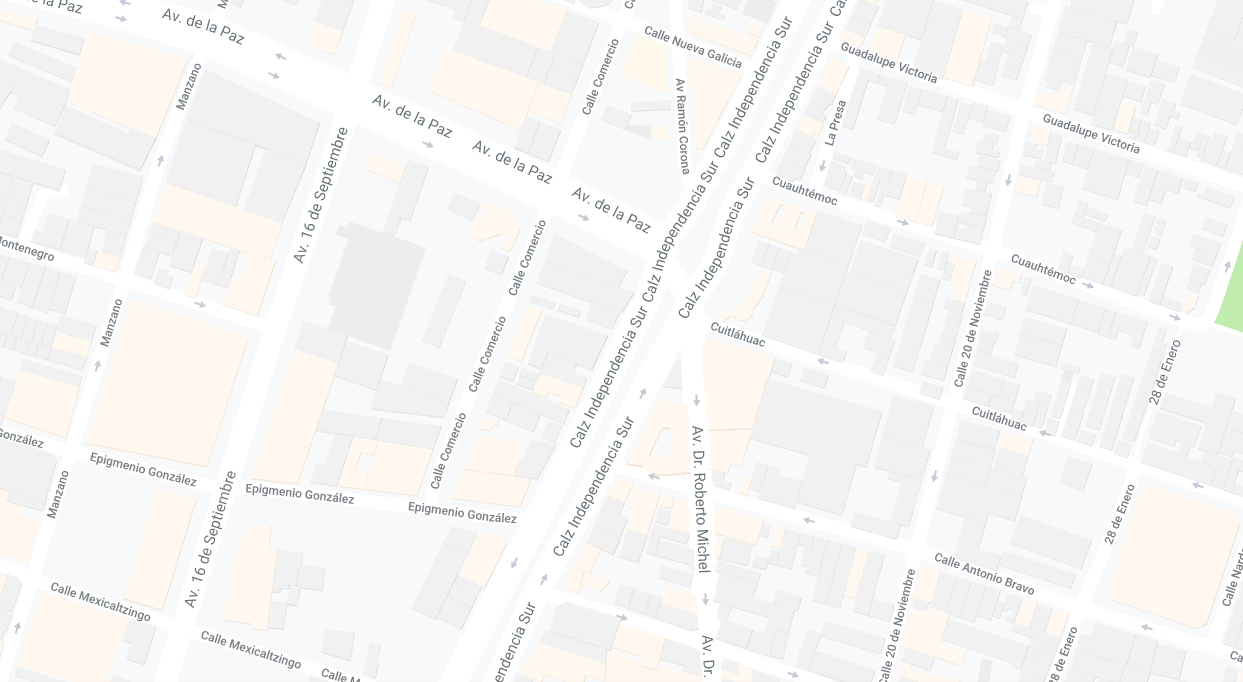
#> input picture Python_Doc/Analisis_Algoritmos/busquedasAlgoritmos/mapa2.png, 1243 x 682 px; its folder holds 4 pictures in this run
$ python idk.py
#> lines starting #> are read from the running program, lines starting #| are printed output that depends on the picture; after the words box and inside, x2 and y2 are one past the last pixel; in counts of white or black regions, pixels touching at a corner belong together
# -*- coding: utf-8 -*-
import cv2
import numpy as np
import os, sys

os.environ.setdefault('QT_QPA_PLATFORM', 'xcb')

BASE_DIR   = os.path.dirname(os.path.abspath(__file__))
nombreMapa = "2"
map_path   = os.path.join(BASE_DIR, f"mapa{nombreMapa}.png")

mapa = cv2.imread(map_path)
#> mapa is the input picture: shape (682, 1243, 3); mean B, G, R 244, 245, 245.5
gray = cv2.cvtColor(mapa, cv2.COLOR_BGR2GRAY)

# ── Opción 1: CLAHE ──────────────────────────────────────────────────────────
clahe    = cv2.createCLAHE(clipLimit=3.0, tileGridSize=(8, 8))
gray_cl  = clahe.apply(gray)

# ── Opción 2: Normalización lineal ───────────────────────────────────────────
gray_nm  = cv2.normalize(gray, None, 0, 255, cv2.NORM_MINMAX)
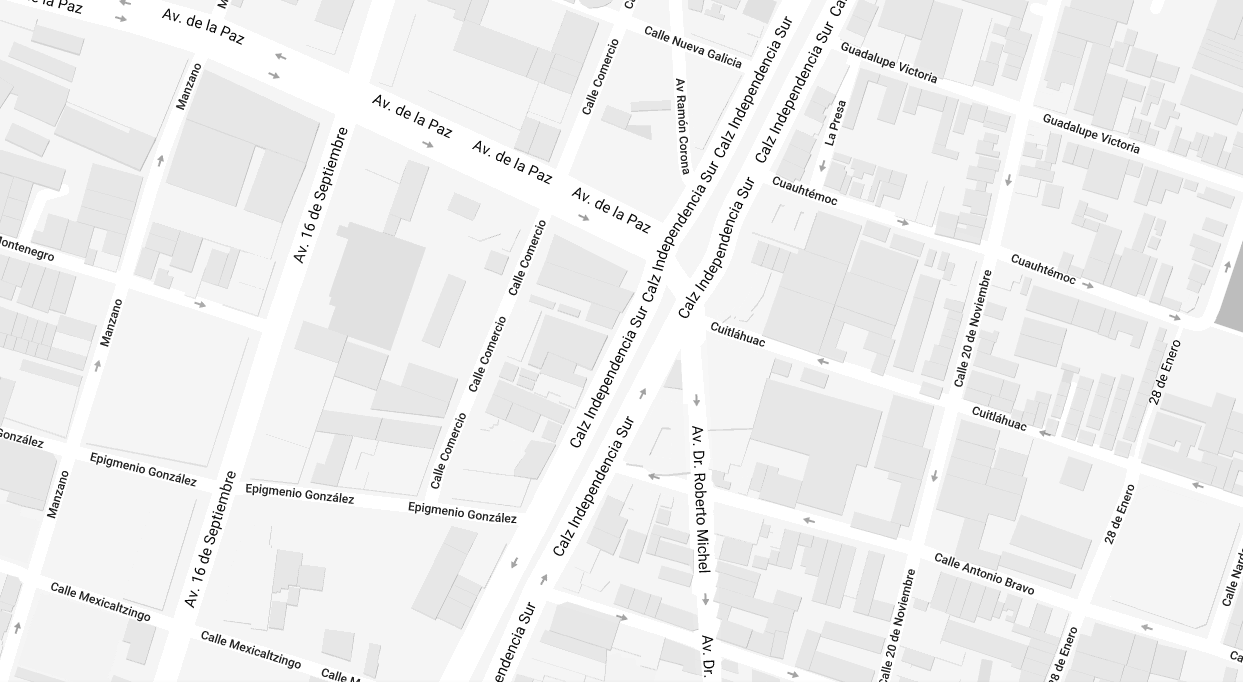
#> gray_nm: shape (682, 1243); min 0, max 255, mean 238.2

# ── Opción 3: Alpha/Beta manual ──────────────────────────────────────────────
gray_ab  = cv2.convertScaleAbs(gray, alpha=1.0, beta=-40)
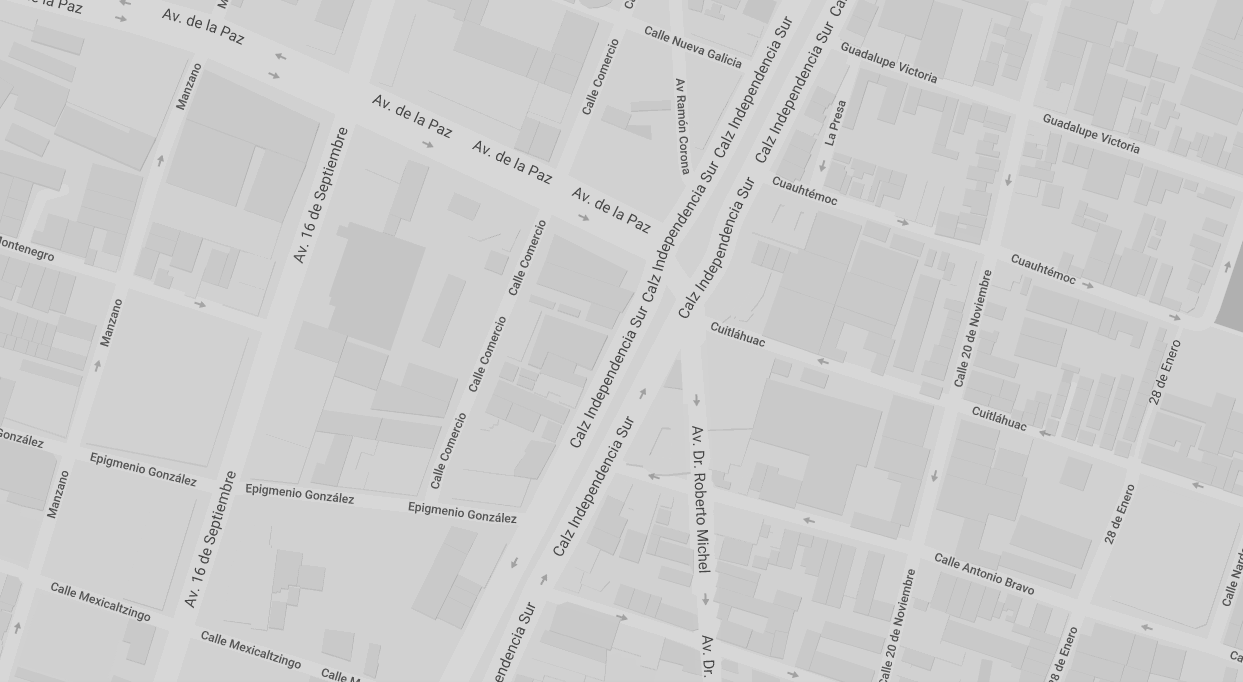
#> gray_ab: shape (682, 1243); min 64, max 215, mean 205.1

# ── Umbralización sobre cada una ─────────────────────────────────────────────
def pipeline(g, nombre):
#> called with nombre = 'CLAHE'
    kernel    = np.ones((11, 11), np.uint8)
    _, th     = cv2.threshold(g, 200, 255, cv2.THRESH_BINARY_INV)
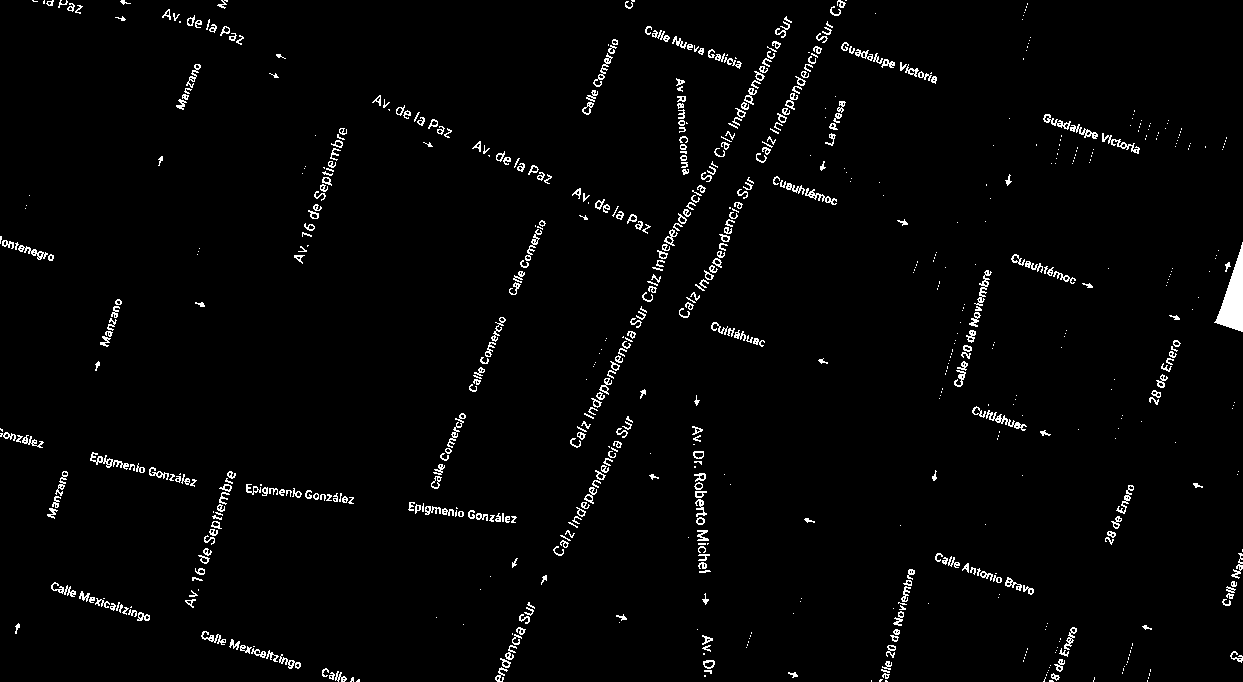
#> th: shape (682, 1243); 2.4% white in thin lines or dots
    th        = cv2.morphologyEx(th, cv2.MORPH_CLOSE, kernel)
#> th: shape (682, 1243); 4.4% white; 254 white regions (174 under 20 px), largest, box (x1, y1, x2, y2) and area: (570, 16, 792, 448) 3972, (756, 0, 847, 163) 1476, (945, 270, 992, 387) 1471
    th        = cv2.dilate(th, np.ones((7, 7), np.uint8), iterations=1)
#> th: shape (682, 1243); 10.1% white; 152 white regions, largest, box (x1, y1, x2, y2) and area: (567, 13, 795, 451) 7932, (753, 0, 850, 166) 2988, (1040, 107, 1172, 167) 2880
    zona_libre = cv2.bitwise_not(th)
    cv2.imshow(f'zona libre [{nombre}]', zona_libre)
    return zona_libre

cv2.imshow('original', gray)
th_clahe = pipeline(gray_cl, 'CLAHE')
th_norm  = pipeline(gray_nm, 'Normalize')
#> in pipeline (call 2), `_, th     = cv2.threshold(g, 200, 255, cv2.THRESH_BINARY_INV)`: th: shape (682, 1243); 2.6% white in thin lines or dots
#> in pipeline (call 2), `th        = cv2.morphologyEx(th, cv2.MORPH_CLOSE, kernel)`: th: shape (682, 1243); 4.6% white; 522 white regions (441 under 20 px), largest, box (x1, y1, x2, y2) and area: (570, 16, 792, 448) 4334, (755, 0, 847, 163) 1531, (945, 270, 992, 387) 1471
#> in pipeline (call 2), `th        = cv2.dilate(th, np.ones((7, 7), np.uint8), iterations=1)`: th: shape (682, 1243); 11.3% white; 200 white regions, largest, box (x1, y1, x2, y2) and area: (567, 13, 795, 451) 8954, (752, 0, 850, 166) 3046, (550, 413, 637, 559) 2677
th_ab    = pipeline(gray_ab, 'Alpha-Beta')
#> call 3 of pipeline, with nombre = 'Alpha-Beta'
#> in pipeline (call 3), `_, th     = cv2.threshold(g, 200, 255, cv2.THRESH_BINARY_INV)`: th: shape (682, 1243); 7.2% white; 1124 white regions (656 under 20 px), largest, box (x1, y1, x2, y2) and area: (252, 167, 442, 497) 9067, (1214, 241, 1243, 332) 1282, (752, 213, 919, 363) 849
#> in pipeline (call 3), `th        = cv2.morphologyEx(th, cv2.MORPH_CLOSE, kernel)`:
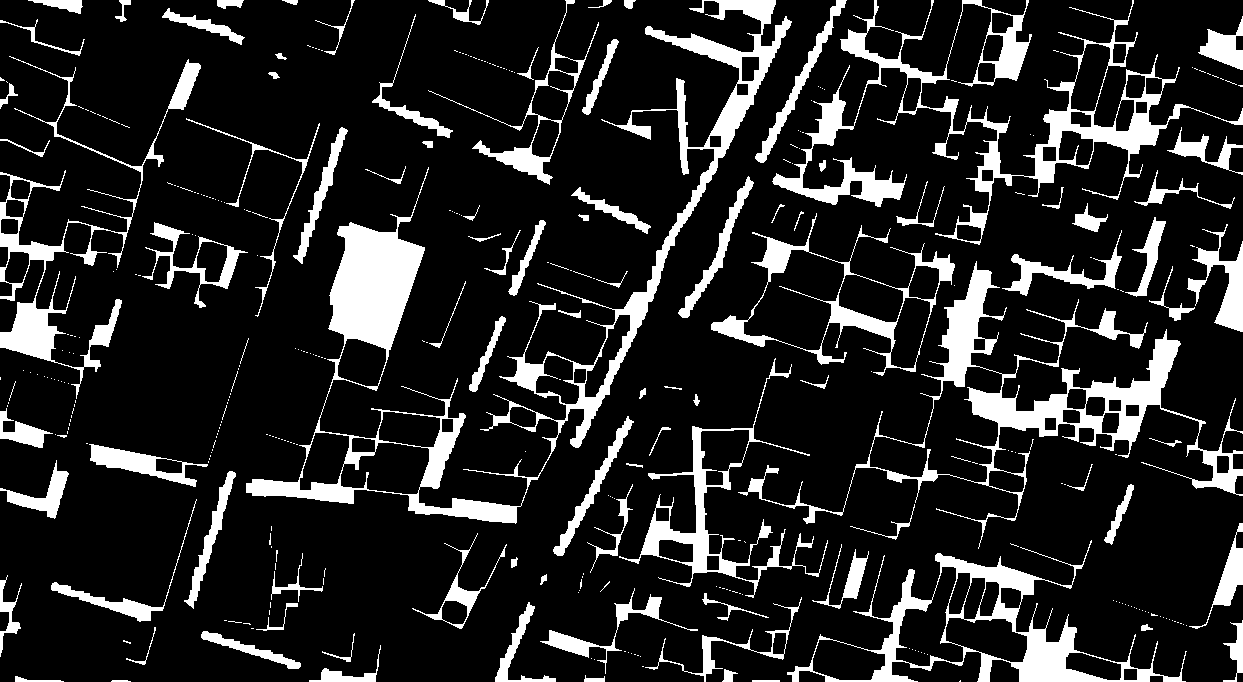
#> th: shape (682, 1243); 14.9% white; 361 white regions (262 under 20 px), largest, box (x1, y1, x2, y2) and area: (246, 0, 792, 524) 26525, (738, 261, 1243, 549) 14964, (772, 0, 1243, 245) 14962
#> in pipeline (call 3), `th        = cv2.dilate(th, np.ones((7, 7), np.uint8), iterations=1)`:
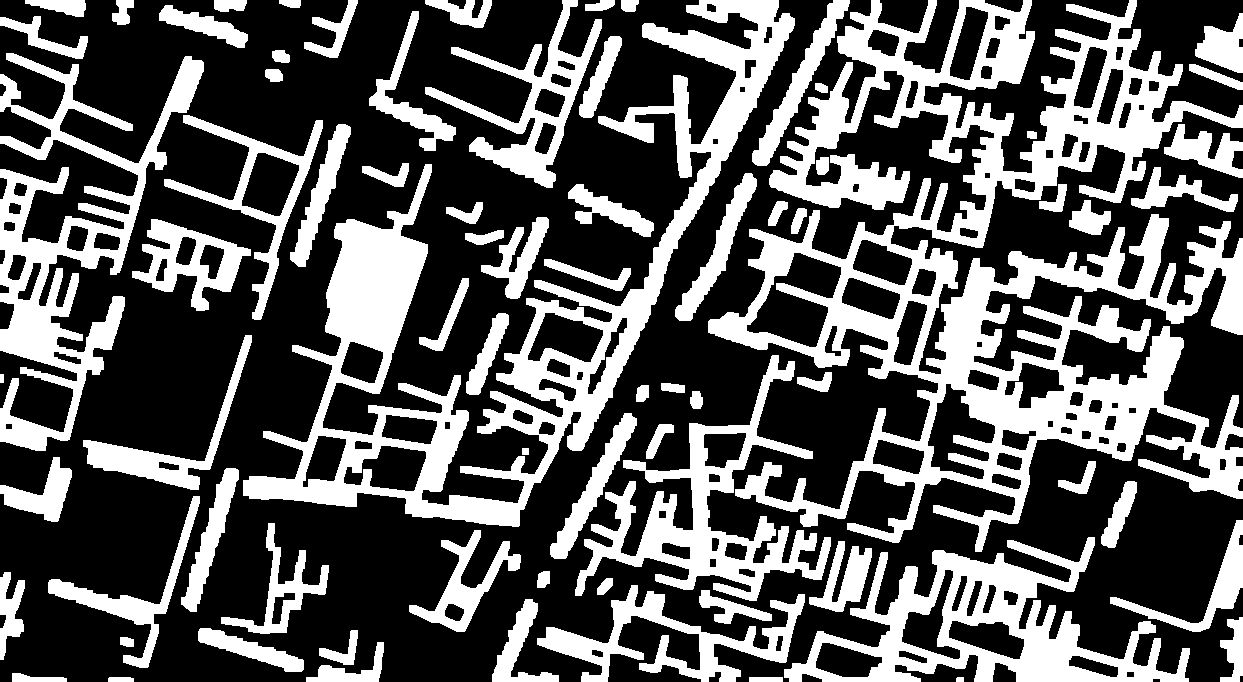
#> th: shape (682, 1243); 35.4% white; 77 white regions, largest, box (x1, y1, x2, y2) and area: (708, 0, 1243, 552) 94507, (243, 0, 795, 527) 50481, (0, 53, 204, 451) 22395

print("Presiona cualquier tecla para cerrar.")
cv2.waitKey(0)
cv2.destroyAllWindows()
